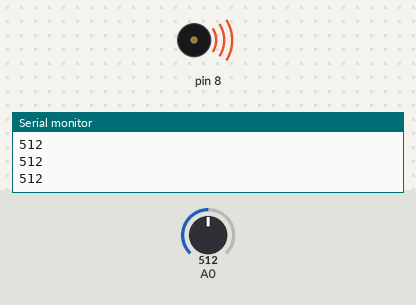
Recording of a sketch running on a simulated Arduino Uno, built with avr-gcc and run on an emulated ATmega328P. On the bench: buzzer (waves = sounding), the last lines printed to the serial monitor. The test bench sets the inputs (shaded band); at power-on: A0 = 512.

Above: at 1.2 s.
1.3 s: A0 set to 525
At 2.5 s:
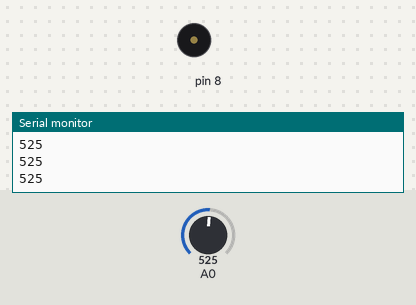
2.8 s: A0 set to 511
At 3.9 s:
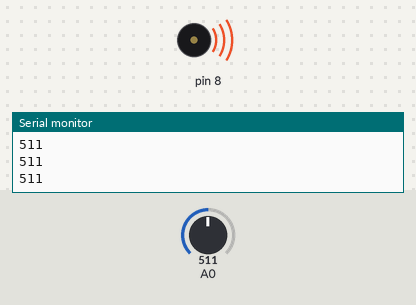
4.3 s: A0 set to 716
At 5.0 s:
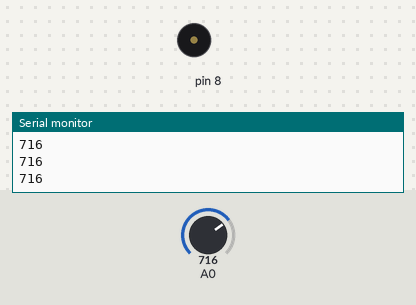
Timing chart, 0 to 7.3 s (numbered marks = the images above; inputs shaded):
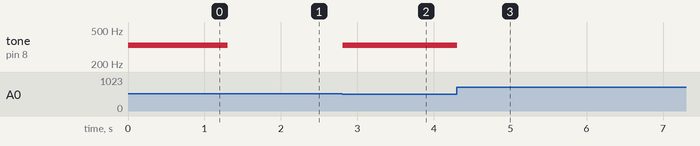

Measured:
- the behaviour switches between 515 and 516 on A0 (found by bisection; images 0 and 1)
- after the input at 1.3 s, tone on pin 8: 330 Hz → silent at once
- after the input at 2.8 s, tone on pin 8: silent → 330 Hz at once
- after the input at 4.3 s, tone on pin 8: 330 Hz → silent at once

The sketch:

piezo-sensor-with-buttons.ino
```cpp
int notes[] = {262, 294, 330};
void setup() {
  Serial.begin(9600);
}

void loop() {
  int keyVal = analogRead(A0);
  Serial.println(keyVal);
  if (keyVal == 1023)
  {
    tone(8, notes[0]);
  }
  else if (keyVal >= 990 && keyVal <= 1103)
  {
    tone(8, notes[1]);
  }
  else if (keyVal >= 1 && keyVal <= 515)
  {
    tone(8, notes[2]);
  }
  else
  {
    noTone(8);
  }
}
```
